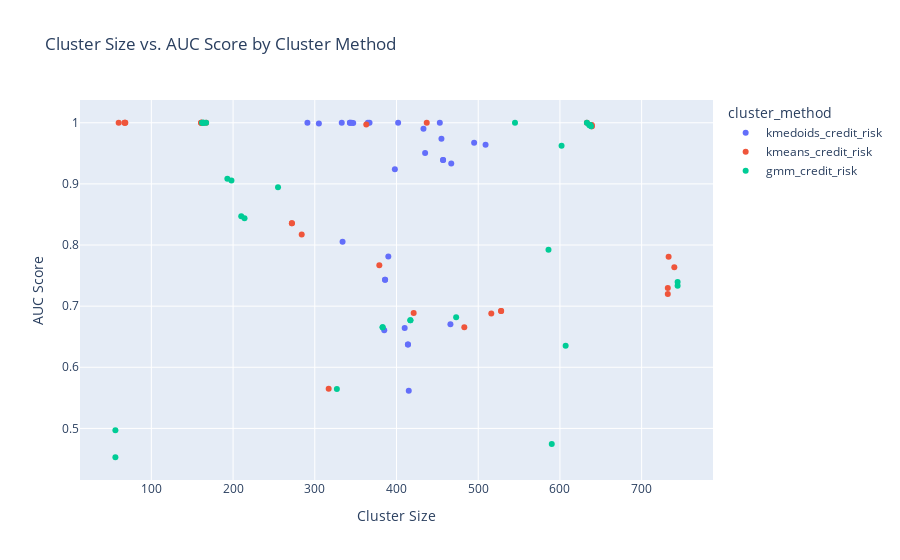

Source (notebook cell):
### Code cell
# %% [code]
fig5 = px.scatter(df2, x="Cluster Size", y="AUC Score", color="cluster_method",
                  title="Cluster Size vs. AUC Score by Cluster Method")
fig5.show()

### Figure 1 — Plotly figure (JSON) as saved in the notebook; plotly's stock layout.template omitted (floating-point values rounded to 4 significant figures)
{"data": [{"hovertemplate": "cluster_method=kmedoids_credit_risk<br>Cluster Size=%{x}<br>AUC Score=%{y}<extra></extra>", "legendgroup": "kmedoids_credit_risk", "marker": {"color": "#636efa", "symbol": "circle"}, "mode": "markers", "name": "kmedoids_credit_risk", "orientation": "v", "showlegend": true, "type": "scatter", "x": [367, 433, 386, 414, 457, 343, 345, 455, 386, 414, 457, 343, 453, 347, 415, 385, 398, 402, 509, 291, 390, 410, 333, 467, 305, 495, 466, 334, 435, 365], "xaxis": "x", "y": [1, 0.9903, 0.7433, 0.6373, 0.939, 1, 1, 0.974, 0.7433, 0.6373, 0.939, 1, 1, 0.9996, 0.5617, 0.6607, 0.9239, 1, 0.9638, 0.9999, 0.7812, 0.6642, 1, 0.9335, 0.9987, 0.9673, 0.6703, 0.8054, 0.9503, 1], "yaxis": "y"}, {"hovertemplate": "cluster_method=kmeans_credit_risk<br>Cluster Size=%{x}<br>AUC Score=%{y}<extra></extra>", "legendgroup": "kmeans_credit_risk", "marker": {"color": "#EF553B", "symbol": "circle"}, "mode": "markers", "name": "kmeans_credit_risk", "orientation": "v", "showlegend": true, "type": "scatter", "x": [733, 67, 272, 528, 161, 639, 68, 732, 272, 528, 161, 639, 363, 437, 483, 317, 167, 633, 60, 740, 379, 421, 161, 639, 68, 732, 284, 516, 162, 638], "xaxis": "x", "y": [0.7809, 1, 0.8358, 0.692, 1, 0.9945, 1, 0.7297, 0.8358, 0.692, 1, 0.9945, 0.9973, 1, 0.6655, 0.5651, 1, 1, 1, 0.7638, 0.7669, 0.6887, 1, 0.9963, 1, 0.7199, 0.8171, 0.6878, 1, 0.9959], "yaxis": "y"}, {"hovertemplate": "cluster_method=gmm_credit_risk<br>Cluster Size=%{x}<br>AUC Score=%{y}<extra></extra>", "legendgroup": "gmm_credit_risk", "marker": {"color": "#00cc96", "symbol": "circle"}, "mode": "markers", "name": "gmm_credit_risk", "orientation": "v", "showlegend": true, "type": "scatter", "x": [607, 193, 383, 417, 164, 636, 210, 590, 383, 417, 164, 636, 602, 198, 473, 327, 167, 633, 255, 545, 744, 56, 162, 638, 214, 586, 744, 56, 163, 637], "xaxis": "x", "y": [0.6353, 0.9085, 0.6655, 0.677, 1, 0.9963, 0.847, 0.4745, 0.6655, 0.677, 1, 0.9963, 0.9624, 0.9053, 0.682, 0.5645, 1, 1, 0.8943, 1, 0.7333, 0.4528, 1, 0.9943, 0.8437, 0.7924, 0.7395, 0.4969, 1, 0.9964], "yaxis": "y"}], "layout": {"legend": {"title": {"text": "cluster_method"}, "tracegroupgap": 0}, "title": {"text": "Cluster Size vs. AUC Score by Cluster Method"}, "xaxis": {"anchor": "y", "domain": [0, 1], "title": {"text": "Cluster Size"}}, "yaxis": {"anchor": "x", "domain": [0, 1], "title": {"text": "AUC Score"}}}}
